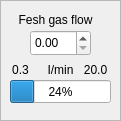
   <widget class="QFrame" name="frame_19">
    <property name="geometry">
     <rect>
      <x>240</x>
      <y>630</y>
      <width>121</width>
      <height>121</height>
     </rect>
    </property>
    <property name="frameShape">
     <enum>QFrame::StyledPanel</enum>
    </property>
    <property name="frameShadow">
     <enum>QFrame::Raised</enum>
    </property>
    <widget class="QLabel" name="label_85">
     <property name="geometry">
      <rect>
       <x>10</x>
       <y>10</y>
       <width>91</width>
       <height>20</height>
      </rect>
     </property>
     <property name="layoutDirection">
      <enum>Qt::LeftToRight</enum>
     </property>
     <property name="text">
      <string>Fesh gas flow</string>
     </property>
     <property name="alignment">
      <set>Qt::AlignCenter</set>
     </property>
    </widget>
    <widget class="QLabel" name="label_86">
     <property name="geometry">
      <rect>
       <x>40</x>
       <y>60</y>
       <width>41</width>
       <height>20</height>
      </rect>
     </property>
     <property name="text">
      <string>I/min</string>
     </property>
     <property name="alignment">
      <set>Qt::AlignCenter</set>
     </property>
    </widget>
    <widget class="QProgressBar" name="progressBar_11">
     <property name="geometry">
      <rect>
       <x>10</x>
       <y>80</y>
       <width>101</width>
       <height>23</height>
      </rect>
     </property>
     <property name="value">
      <number>24</number>
     </property>
    </widget>
    <widget class="QLabel" name="label_87">
     <property name="geometry">
      <rect>
       <x>80</x>
       <y>60</y>
       <width>31</width>
       <height>20</height>
      </rect>
     </property>
     <property name="text">
      <string>20.0</string>
     </property>
     <property name="alignment">
      <set>Qt::AlignCenter</set>
     </property>
    </widget>
    <widget class="QLabel" name="label_88">
     <property name="geometry">
      <rect>
       <x>10</x>
       <y>60</y>
       <width>21</width>
       <height>20</height>
      </rect>
     </property>
     <property name="text">
      <string>0.3</string>
     </property>
     <property name="alignment">
      <set>Qt::AlignCenter</set>
     </property>
    </widget>
    <widget class="QDoubleSpinBox" name="doubleSpinBox_3">
     <property name="geometry">
      <rect>
       <x>30</x>
       <y>30</y>
       <width>61</width>
       <height>26</height>
      </rect>
     </property>
    </widget>
   </widget>
